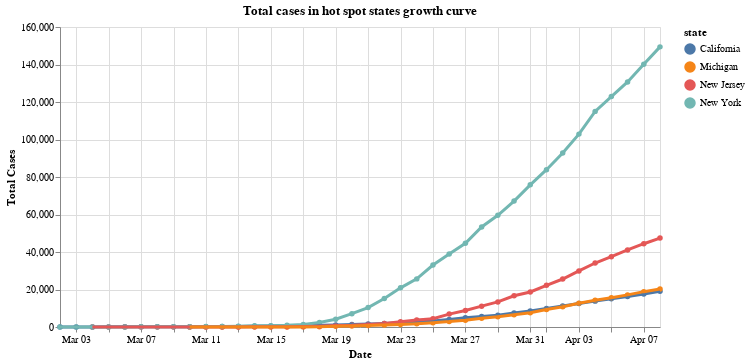

This figure's notebook cell:
### Markdown cell above
## 5 - Examining case growth curves in "hot spot" states
We defined 'hot spot' states as those who make up more than 4% of the country's cases on the latest date recorded

### Code cell
us_states['date'] = pd.to_datetime(us_states['date'], format="%Y/%m/%d")

recent_cases = us_states[us_states['date']>"2020-03-1"]
hotspot_threshold=total_cases*.04

states_slow_growth = recent_cases[recent_cases['date']==latest_date]
states_slow_growth = states_slow_growth[states_slow_growth['cases']<hotspot_threshold]
states_slow_growth= states_slow_growth["state"]
recent_cases_hot_spot = recent_cases[~recent_cases.state.isin(states_slow_growth)]

scales = alt.selection_interval(bind='scales')
highlight = alt.selection(type='single', on='mouseover', fields=['state'], nearest=True)

base = alt.Chart(recent_cases_hot_spot).mark_line(point=True).encode(
    y=alt.Y('cases:Q', axis=alt.Axis(title='Total Cases')),
#     x='date:T',
    x=alt.X('date:T', axis=alt.Axis(format='%b %d', title='Date')),
#     y='cases:Q',
    color='state:N',
    tooltip=['state', 'cases', 'date']
)


points = base.mark_circle().encode(
    opacity=alt.value(1)
).add_selection(
    highlight
).properties(
    width=600,
    title='Total cases in hot spot states growth curve'
)


lines = base.mark_line().encode(
    size=alt.condition(~highlight, alt.value(1.25), alt.value(3))
)

display(points + lines)

### Figure 1 — Vega-Lite specification as saved in the notebook (floating-point values rounded to 4 significant figures; data arrays with more than 128 entries replaced by an {"elided": "..."} marker saying what was removed)
{"config": {"view": {"continuousWidth": 400, "continuousHeight": 300}}, "layer": [{"mark": "circle", "encoding": {"color": {"type": "nominal", "field": "state"}, "opacity": {"value": 1}, "tooltip": [{"type": "nominal", "field": "state"}, {"type": "quantitative", "field": "cases"}, {"type": "temporal", "field": "date"}], "x": {"type": "temporal", "axis": {"format": "%b %d", "title": "Date"}, "field": "date"}, "y": {"type": "quantitative", "axis": {"title": "Total Cases"}, "field": "cases"}}, "selection": {"selector004": {"type": "single", "on": "mouseover", "fields": ["state"], "nearest": true}}, "title": "Total cases in hot spot states growth curve", "width": 600}, {"mark": "line", "encoding": {"color": {"type": "nominal", "field": "state"}, "size": {"condition": {"value": 1.25, "selection": {"not": "selector004"}}, "value": 3}, "tooltip": [{"type": "nominal", "field": "state"}, {"type": "quantitative", "field": "cases"}, {"type": "temporal", "field": "date"}], "x": {"type": "temporal", "axis": {"format": "%b %d", "title": "Date"}, "field": "date"}, "y": {"type": "quantitative", "axis": {"title": "Total Cases"}, "field": "cases"}}}], "data": {"name": "data-44db9d600f9b78b00fe2dced3219ffc8"}, "$schema": "https://vega.github.io/schema/vega-lite/v4.8.1.json", "datasets": {"data-44db9d600f9b78b00fe2dced3219ffc8": {"elided": "142 records"}}}
